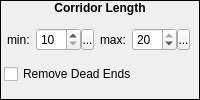
         <widget class="QFrame" name="frmDimensions_3">
          <property name="sizePolicy">
           <sizepolicy hsizetype="Preferred" vsizetype="Fixed">
            <horstretch>0</horstretch>
            <verstretch>0</verstretch>
           </sizepolicy>
          </property>
          <property name="frameShape">
           <enum>QFrame::Box</enum>
          </property>
          <property name="frameShadow">
           <enum>QFrame::Plain</enum>
          </property>
          <property name="lineWidth">
           <number>1</number>
          </property>
          <layout class="QVBoxLayout" name="verticalLayout_5">
           <property name="spacing">
            <number>0</number>
           </property>
           <property name="margin">
            <number>0</number>
           </property>
           <item>
            <widget class="QLabel" name="lblDimensions_3">
             <property name="sizePolicy">
              <sizepolicy hsizetype="Preferred" vsizetype="Fixed">
               <horstretch>0</horstretch>
               <verstretch>0</verstretch>
              </sizepolicy>
             </property>
             <property name="font">
              <font>
               <weight>75</weight>
               <bold>true</bold>
              </font>
             </property>
             <property name="text">
              <string>Corridor Length</string>
             </property>
             <property name="alignment">
              <set>Qt::AlignHCenter|Qt::AlignTop</set>
             </property>
            </widget>
           </item>
           <item>
            <widget class="QWidget" name="widget_10" native="true">
             <layout class="QVBoxLayout" name="verticalLayout_11">
              <property name="spacing">
               <number>0</number>
              </property>
              <property name="leftMargin">
               <number>3</number>
              </property>
              <property name="topMargin">
               <number>0</number>
              </property>
              <property name="rightMargin">
               <number>3</number>
              </property>
              <property name="bottomMargin">
               <number>0</number>
              </property>
              <item>
               <layout class="QHBoxLayout" name="horizontalLayout_4">
                <property name="spacing">
                 <number>3</number>
                </property>
                <item>
                 <widget class="QLabel" name="label">
                  <property name="sizePolicy">
                   <sizepolicy hsizetype="Fixed" vsizetype="Preferred">
                    <horstretch>0</horstretch>
                    <verstretch>0</verstretch>
                   </sizepolicy>
                  </property>
                  <property name="text">
                   <string>min:</string>
                  </property>
                 </widget>
                </item>
                <item>
                 <widget class="QWidget" name="widget_7" native="true">
                  <property name="sizePolicy">
                   <sizepolicy hsizetype="Fixed" vsizetype="Fixed">
                    <horstretch>0</horstretch>
                    <verstretch>0</verstretch>
                   </sizepolicy>
                  </property>
                  <layout class="QHBoxLayout" name="horizontalLayout_19">
                   <property name="spacing">
                    <number>0</number>
                   </property>
                   <property name="margin">
                    <number>0</number>
                   </property>
                   <item>
                    <widget class="QSpinBox" name="sbMinHallLength">
                     <property name="sizePolicy">
                      <sizepolicy hsizetype="Fixed" vsizetype="Fixed">
                       <horstretch>0</horstretch>
                       <verstretch>0</verstretch>
                      </sizepolicy>
                     </property>
                     <property name="minimumSize">
                      <size>
                       <width>45</width>
                       <height>0</height>
                      </size>
                     </property>
                     <property name="maximumSize">
                      <size>
                       <width>45</width>
                       <height>16777215</height>
                      </size>
                     </property>
                     <property name="minimum">
                      <number>10</number>
                     </property>
                     <property name="maximum">
                      <number>20</number>
                     </property>
                     <property name="value">
                      <number>10</number>
                     </property>
                    </widget>
                   </item>
                   <item>
                    <widget class="SpinBoxSideButton" name="bMinHallLengthSpinButton">
                     <property name="minimumSize">
                      <size>
                       <width>13</width>
                       <height>21</height>
                      </size>
                     </property>
                     <property name="maximumSize">
                      <size>
                       <width>13</width>
                       <height>21</height>
                      </size>
                     </property>
                     <property name="text">
                      <string>...</string>
                     </property>
                     <property name="icon">
                      <iconset resource="gui_icons.qrc">
                       <normaloff>:/icons/spinBoxSideButton.png</normaloff>:/icons/spinBoxSideButton.png</iconset>
                     </property>
                     <property name="iconSize">
                      <size>
                       <width>8</width>
                       <height>16</height>
                      </size>
                     </property>
                    </widget>
                   </item>
                  </layout>
                 </widget>
                </item>
                <item>
                 <widget class="QLabel" name="label_5">
                  <property name="sizePolicy">
                   <sizepolicy hsizetype="Fixed" vsizetype="Preferred">
                    <horstretch>0</horstretch>
                    <verstretch>0</verstretch>
                   </sizepolicy>
                  </property>
                  <property name="text">
                   <string>max:</string>
                  </property>
                 </widget>
                </item>
                <item>
                 <widget class="QWidget" name="widget_15" native="true">
                  <property name="sizePolicy">
                   <sizepolicy hsizetype="Fixed" vsizetype="Fixed">
                    <horstretch>0</horstretch>
                    <verstretch>0</verstretch>
                   </sizepolicy>
                  </property>
                  <layout class="QHBoxLayout" name="horizontalLayout_20">
                   <property name="spacing">
                    <number>0</number>
                   </property>
                   <property name="margin">
                    <number>0</number>
                   </property>
                   <item>
                    <widget class="QSpinBox" name="sbMaxHallLength">
                     <property name="sizePolicy">
                      <sizepolicy hsizetype="Fixed" vsizetype="Fixed">
                       <horstretch>0</horstretch>
                       <verstretch>0</verstretch>
                      </sizepolicy>
                     </property>
                     <property name="minimumSize">
                      <size>
                       <width>45</width>
                       <height>0</height>
                      </size>
                     </property>
                     <property name="maximumSize">
                      <size>
                       <width>45</width>
                       <height>16777215</height>
                      </size>
                     </property>
                     <property name="minimum">
                      <number>10</number>
                     </property>
                     <property name="maximum">
                      <number>20</number>
                     </property>
                     <property name="value">
                      <number>20</number>
                     </property>
                    </widget>
                   </item>
                   <item>
                    <widget class="SpinBoxSideButton" name="bMaxHallLengthSpinButton">
                     <property name="minimumSize">
                      <size>
                       <width>13</width>
                       <height>21</height>
                      </size>
                     </property>
                     <property name="maximumSize">
                      <size>
                       <width>13</width>
                       <height>21</height>
                      </size>
                     </property>
                     <property name="text">
                      <string>...</string>
                     </property>
                     <property name="icon">
                      <iconset resource="gui_icons.qrc">
                       <normaloff>:/icons/spinBoxSideButton.png</normaloff>:/icons/spinBoxSideButton.png</iconset>
                     </property>
                     <property name="iconSize">
                      <size>
                       <width>8</width>
                       <height>16</height>
                      </size>
                     </property>
                    </widget>
                   </item>
                  </layout>
                 </widget>
                </item>
               </layout>
              </item>
              <item>
               <widget class="QCheckBox" name="cbRemoveDeadEnds">
                <property name="text">
                 <string>Remove Dead Ends</string>
                </property>
               </widget>
              </item>
             </layout>
            </widget>
           </item>
          </layout>
         </widget>
